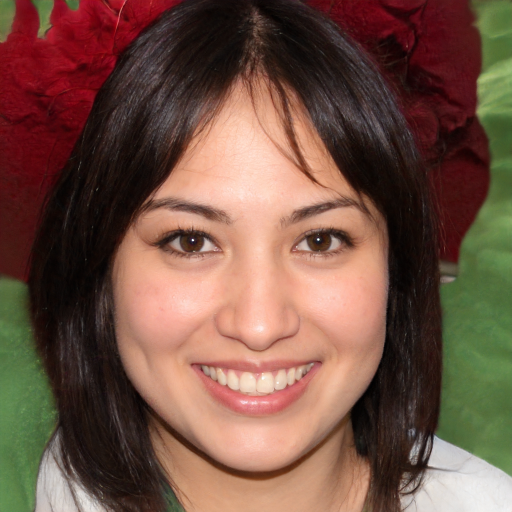
#> input picture data/test/1.jpg, 1024 x 1024 px, found by its file name (shown at 1/2 size); its folder holds only this picture in this run
$ jupyter execute --allow-errors skin.ipynb
#> lines starting #> are read from the running program, lines starting #| are printed output that depends on the picture
[cell 1]
import numpy as np
import matplotlib.pyplot as plt
import matplotlib.cm as cm
import matplotlib.patches as mpatches
import mpl_toolkits.mplot3d as mplot3d

import skimage as sk
import skimage.feature as skfeature
import skimage.filters as skfilters
import skimage.segmentation as sksegmentation
import skimage.color as skcolor
import skimage.measure as skmeasure
import skimage.morphology as skmorph
import skimage.exposure as skexposure

import sklearn.cluster as sk2cluster

# Utilities

[cell 2]
Transparency = True
# [5 lines left out: function rgb2ycbcr, not called in this run]

def read_image(index, dir_t):
#> called with index = 1, dir_t = 'skin'
    filename = "data/{t}/{i}.jpg".format(t = dir_t, i=index)
    img = plt.imread(filename)
#> img is the input picture: shape (1024, 1024, 3); mean R, G, B 115.3, 82.9, 68.5
    return img

# Compiling Skin Color Datasets

[cell 3]
def sfa_dataset(dir_t, n_images = 3354):
    d = 35**2
    colors = np.zeros((n_images*d, 3));

    for i in range(0,n_images):
        tuna = read_image(i+1, dir_t).reshape(d,3)
        j,k = i*d, i*d+d
        colors[j:k] = tuna

    colors = rgb2ycbcr(colors.reshape(n_images,d,3)).reshape(n_images*d, 3)[:,1:]

    return colors

# Skin Likelihood image

[cell 4]
def get_mean(data):
     return np.mean(data, axis=0)

def get_covariance(data):
    return np.cov(data.T)

# [15 lines left out: functions likelihoods, skl_image, not called in this run]

# Proposed method

1. ### Dataset

#> (a cell that did not finish here is left out)

2. ### SFA Color distribution

[cell 6]
# [22 lines left out: function demo1, not called in this run]

#> (the rest of this cell did not finish here and is left out)

3. ### Unsupervised Segmentation

[cell 7]
def kmeans(image, k):
    """
    kmeans segmentation
    """
#> called with k = 30
    dx,dy,dz= image.shape
#> dx = 1024; dy = 1024; dz = 3
    data = np.zeros((dx*dy,dz))
    data = image.reshape(dx*dy,dz)

    kmeans = sk2cluster.KMeans(n_clusters=k, max_iter = 1000).fit(data)
    plabels = kmeans.predict(data)
    pimg = kmeans.cluster_centers_[plabels].reshape(dx,dy,dz).astype(int)

    return pimg, k

def slic(image, k):
    """
    superpixel segmentation
    """
#> called with k = 1000
    out = sksegmentation.slic(image, n_segments=k, compactness=10, sigma=3, multichannel = True)
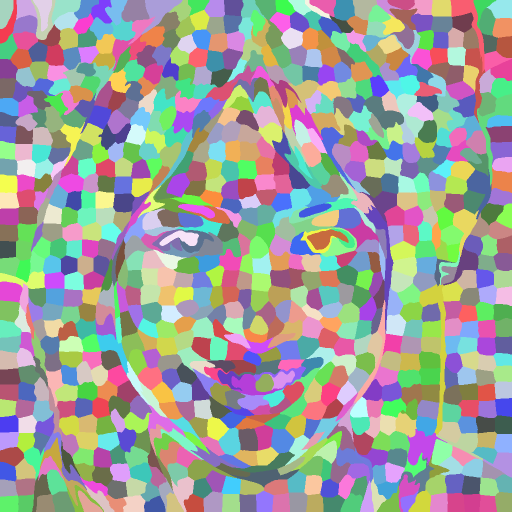
#> out: shape (1024, 1024) int64 (shown at 1/2 size); 936 distinct labels, from 1 to 936; one colour per label, 0 black
    k = np.unique(out).size
#> k = 936
    out = skcolor.label2rgb(out, image, kind='avg')
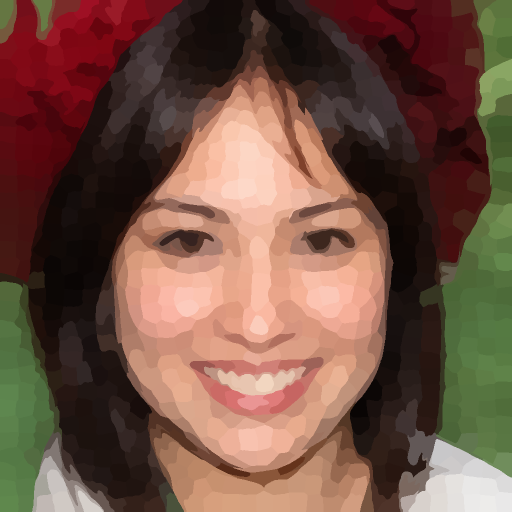
#> out: shape (1024, 1024, 3) (shown at 1/2 size); mean R, G, B 114.8, 82.4, 68

    return out,k

[cell 8]
def demo2():
    fig, axes = plt.subplots(nrows = 1, ncols = 3, figsize = (7*2,7*2))


    img1 = read_image(1, 'test')
    img2,_ = kmeans(img1, 30)
    img3,k = slic(img1, 1000)
#> k = 936
    imgs = [img1, img2, img3]

    titles = [
        'a) orginal',
        'b) kmeans segmented with 25 clusters',
        'c) superpixels segmented with '+str(k)+' clusters'
    ]

    for j in range(3):
        axes[j].axis("off")
        axes[j].imshow(imgs[j])
        axes[j].set_title(titles[j])

    plt.savefig('results/demo2.png', transparent = Transparency)
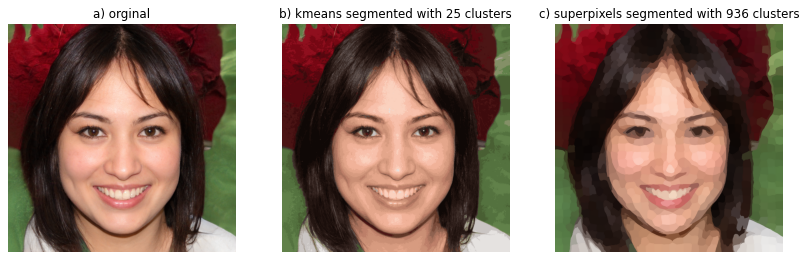
#> figure drawn by matplotlib, 3 panels
    fig.tight_layout()

    return imgs


test_imgs = demo2()
#> test_imgs = 3 items
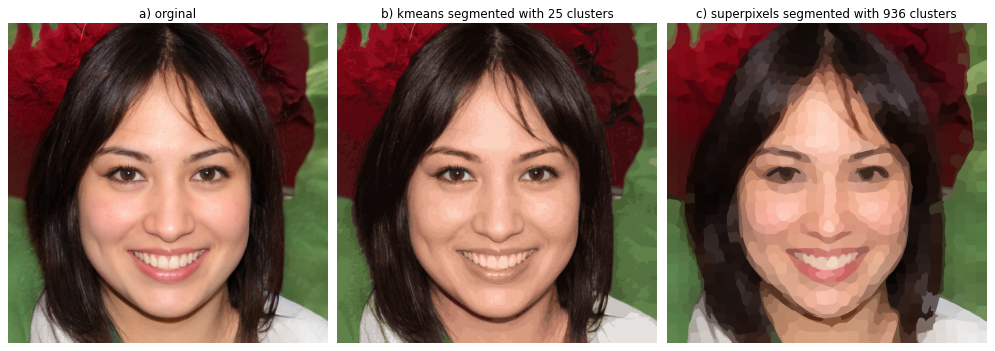
#> figure drawn by matplotlib, 3 panels

4. ### Skin Segmentation

[cell 9]
# [16 lines left out: function skin_segmentation, not called in this run]

[cell 10]
# [27 lines left out: function demo3, not called in this run]

#> (the rest of this cell did not finish here and is left out)

5. ### Post processing

[cell 11]
# [29 lines left out: function postprocessing, not called in this run]

[cell 12]
# [23 lines left out: function demo4, not called in this run]

#> (the rest of this cell did not finish here and is left out)

# Results

[cell 13]
# [28 lines left out: function demo5, not called in this run]

#> (a cell that did not finish here is left out)

[cell 15]
# [24 lines left out: functions background_removal, background_removal2, not called in this run]

[cell 16]
def skin_segmentation_final(img, seg = None, segK = 10):
    res = img.copy()

    if seg != None:
        res,_ = seg(img, segK)
#> call 2 of kmeans, with k = 10
#> in kmeans (call 2), `pimg = kmeans.cluster_centers_[plabels].reshape(dx,dy,dz).astype(int)`:
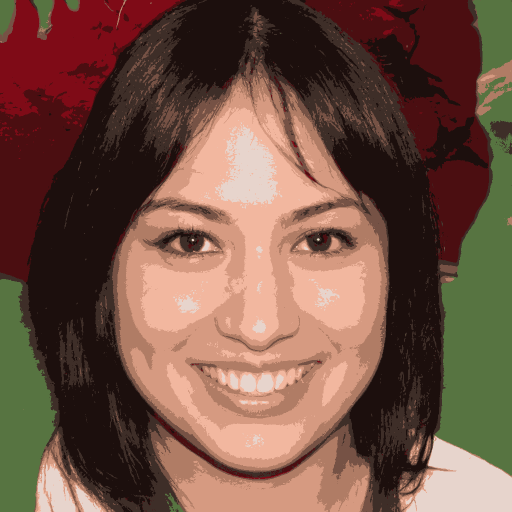
#> pimg: shape (1024, 1024, 3) int64 (shown at 1/2 size); mean of channels 0, 1, 2 115, 82.3, 68.1; drawn as R, G, B

    SFA_DATASET = sfa_dataset('skin')
